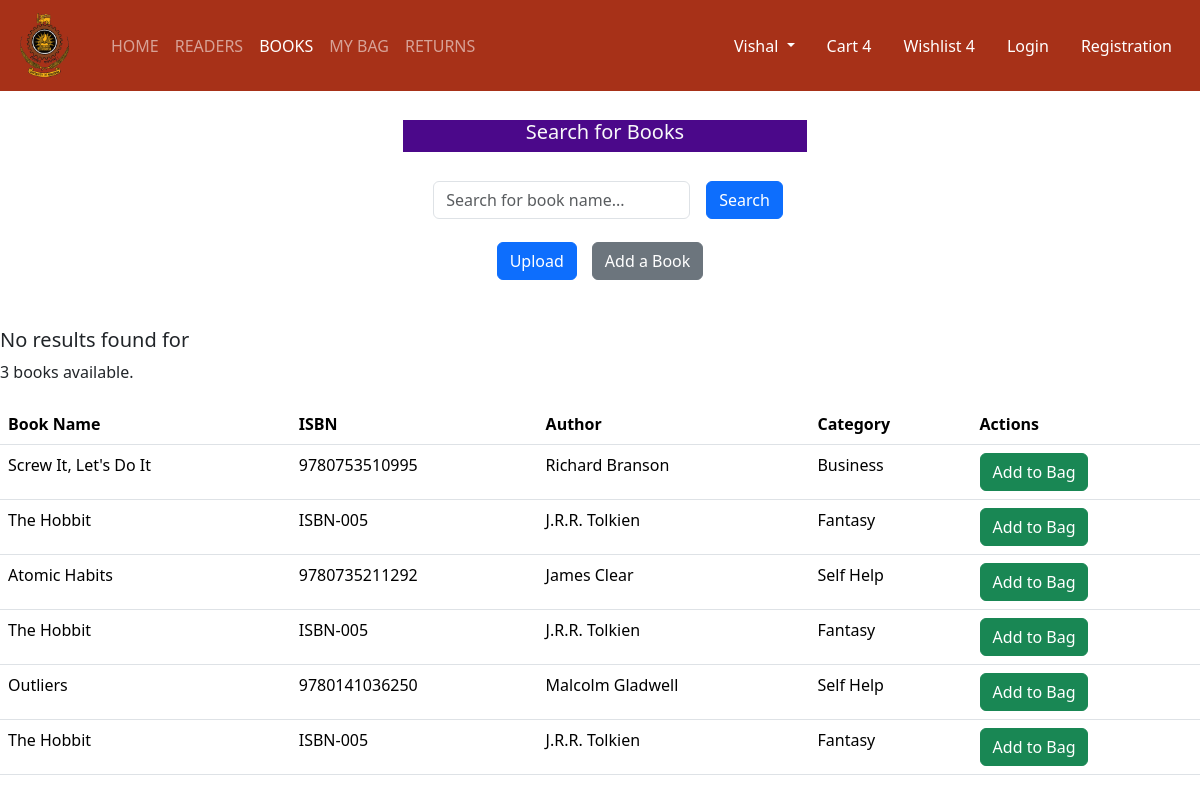
Page /books on the earlier database version.
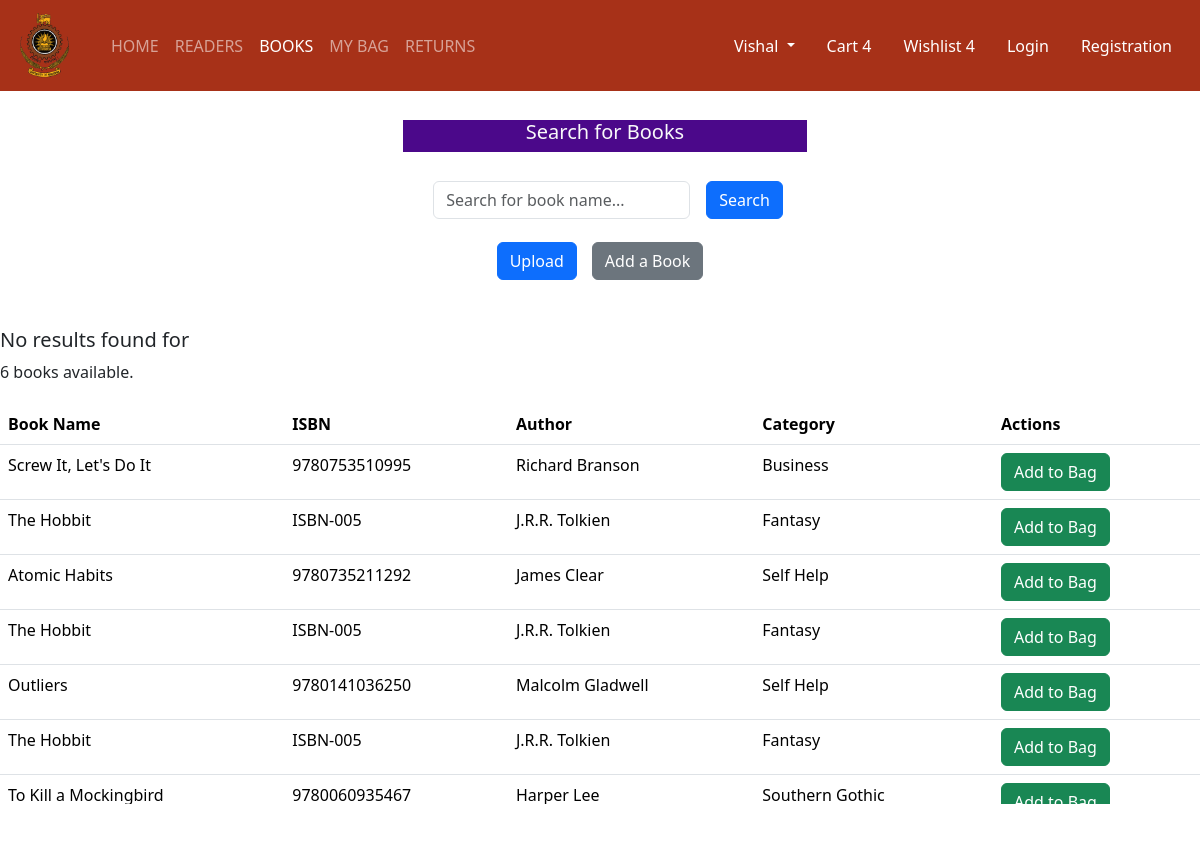
Same page on the later database version.
### lims_app/models.py (models this page shows, shortened)
class books(models.Model):
    book_name = models.CharField(max_length=200)
    ISBN = models.CharField(max_length=13, unique=True)
    author = models.CharField(max_length=100)
    category = models.CharField(max_length=50)
    book_image = models.ImageField(upload_to='book/', null=True, blank=True)

### lims_app/views.py (the view)
# urls.py: path('books', books_tab),
def books_tab(request):
    book_table = books.objects.all()
    return render(request, "books.html", context={"current_tab": "books","books":book_table})

### lims_app/templates/books.html (shortened to what this page needs)
<!DOCTYPE html>
{% extends "index.html" %}
{% load static %}
{% block main_content %}
<div class="container-flex text-center justify-content-center align-items-center" style="padding-top: 10px; padding-bottom: 20px; margin-left: 10px; vertical-align: middle;">
    <div class="row justify-content-center align-items-center" style="margin-top: 10px; height: 50px;">
        <div class="col-md-4 text-light d-flex align-items-center justify-content-center" style="background-color: #4B088A; height: 35py px;">
            <h5>Search for Books</h5>
        </div>
    </div>
</div>
<div class="search-toolbar text-center">
    <form class="form-inline d-flex justify-content-center" action="/search_book" method="get">
        <div class="form-group mx-sm-3 mb-2">
            <input type="text" class="form-control" name="query" placeholder="Search for book name...">
        </div>
        <button type="submit" class="btn btn-primary mb-2">Search</button>
    </form>
</div>
<div class="buttons d-flex justify-content-center" style="margin-top: 15px;">
    <button class="btn btn-primary" style="margin-right: 15px;" onclick="handleUpload()">Upload</button>
    <button class="btn btn-secondary" onclick="handleButton2()">Add a Book</button>
</div>
<br><br>
<div>
  {% if book_results %}
  <div class="search-results">
      <h5>Search Results for "{{ query }}"</h5>
      <p>{{book_results|length}} books available.</p>
      {% for book in book_results %}
      {% endfor %}
  </div>
  {% else  %}
    <h5>No results found for {{ query }}</h5>
    <p>{{books|length}} books available.</p>
  {% endif %}
  </div>
<div class="row" style="margin-top: 20px;">
    <div class="container" style="overflow-y: auto; height: 400px;">
        <table class="table table-hover">
          <thead style="background-color: #f2f2f2;font-weight: bold;">
              <tr>
                  <th >Book Name</th>
                  <th>ISBN</th>
                  <th >Author</th>
                  <th >Category</th>
                  <th >Actions</th>
              </tr>
          </thead>
          <tbody>
              {% for book in books %}
              <tr>
                  <td>{{ book.book_name }}</td>
                  <td>{{ book.ISBN }}</td>
                  <td>{{ book.author }}</td>
                  <td>{{ book.category }}</td>
                  <td>
                      <button class="btn btn-success" onclick="addToBag('{{ book.ISBN }}')">Add to Bag</button>
                  </td>
              </tr>
              <tr>
                <td>The Hobbit</td>
                <td>ISBN-005</td>
                <td>J.R.R. Tolkien</td>
                <td>Fantasy</td>
                <td>
                    <div class="input-group">
                        <div class="input-group-append">
                            <button class="btn btn-success" onclick="addToBag('ISBN-001')">Add to Bag</button>
                        </div>
                    </div>
                </td>
              </tr>
              {% endfor %}
            </div>
            </div>
{% endblock %}

Differences in the rows shown:
added books: book_name "To Kill a Mockingbird", ISBN "9780060935467", author "Harper Lee", category "Southern Gothic"
Other differences:
{{ books|length }}: "3" → "6"
